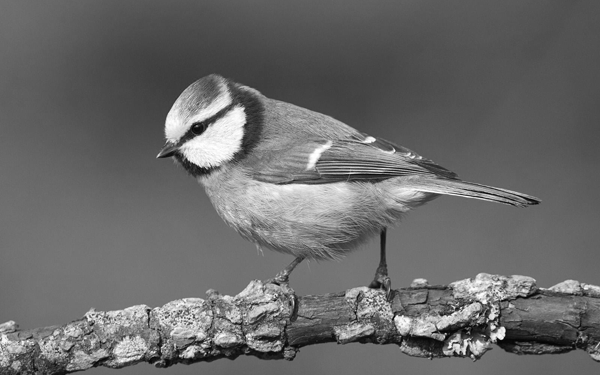
#> input picture img/bird.png, 600 x 375 px
$ python hw_5.py
#> lines starting #> are read from the running program, lines starting #| are printed output that depends on the picture
# -*- coding: utf-8 -*-
"""
Created on Fri Apr  2 10:39:15 2021

@author: USER
"""
# Import neccessary library
import cv2
import numpy as np
from matplotlib import pyplot as plt

#read image
img = cv2.imread('img/bird.png',0)
#> img is the input picture: shape (375, 600); min 2, max 255, mean 105.3
plt.imshow(img,cmap = 'gray')

#Fourier function
f = np.fft.fft2(img)
#define magnitude Spectrum for visualization
magnitude_spectrum = 20*np.log(np.abs(f))
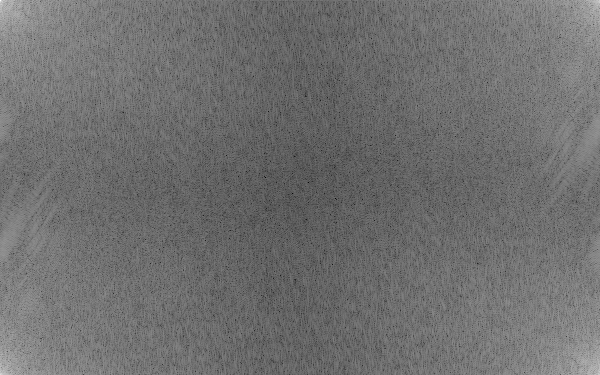
#> magnitude_spectrum: shape (375, 600) float64; min 27.05, max 339.6, mean 163.9; drawn with min black and max white
magnitude_spectrum = np.array(magnitude_spectrum, dtype=np.uint8)
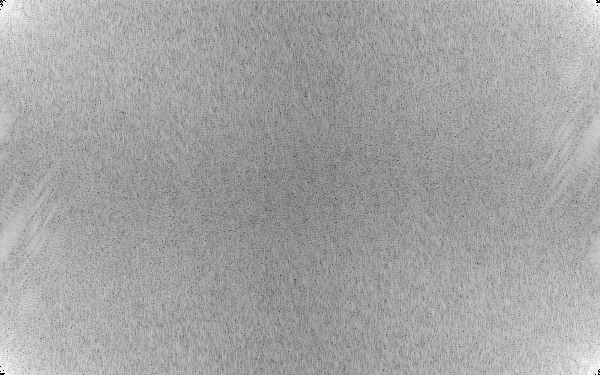
#> magnitude_spectrum: shape (375, 600); min 1, max 255, mean 163.4
plt.imshow(magnitude_spectrum, cmap = 'gray')

#Fourier Shift transform
fshift = np.fft.fftshift(f)
msshift = 20*np.log(np.abs(fshift))
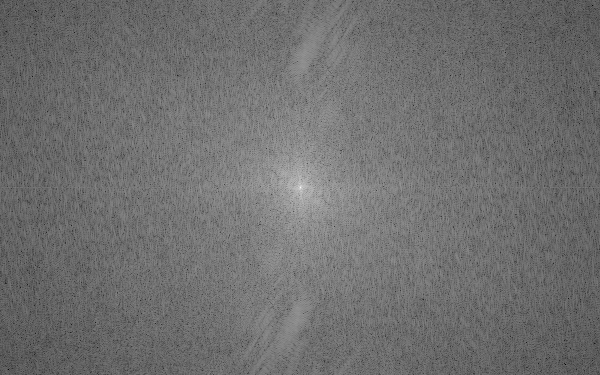
#> msshift: shape (375, 600) float64; min 27.05, max 339.6, mean 163.9; drawn with min black and max white
msshift = np.array(msshift, dtype=np.uint8)
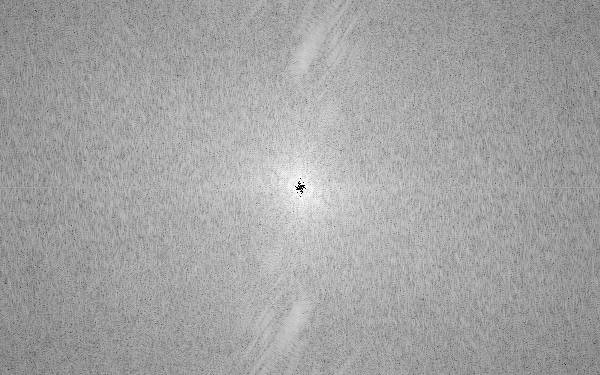
#> msshift: shape (375, 600); min 1, max 255, mean 163.4
plt.imshow(msshift, cmap = 'gray')

# [5 lines of commented-out code are left out]

$ run again, with img/sunflow.jpg saved as img/bird.png
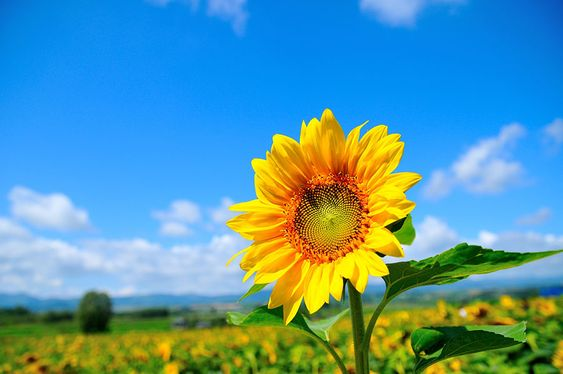
#> input picture img/sunflow.jpg, 563 x 374 px
#> `img = cv2.imread('img/bird.png',0)`:
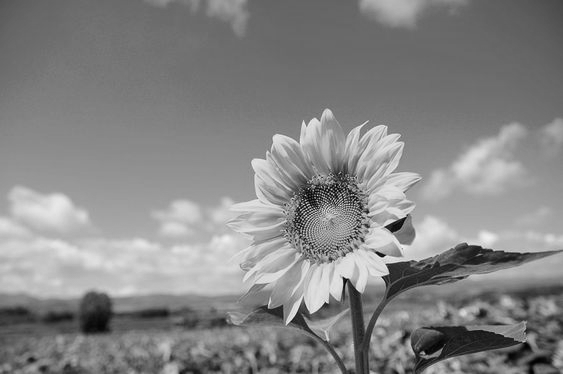
#> img: shape (374, 563); min 1, max 239, mean 133.1
#> `msshift = np.array(msshift, dtype=np.uint8)`:
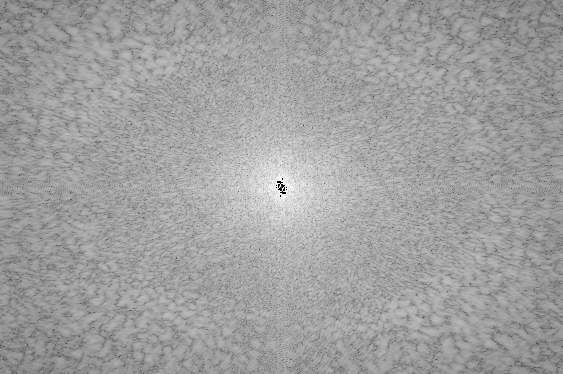
#> msshift: shape (374, 563); min 0, max 255, mean 159.6
